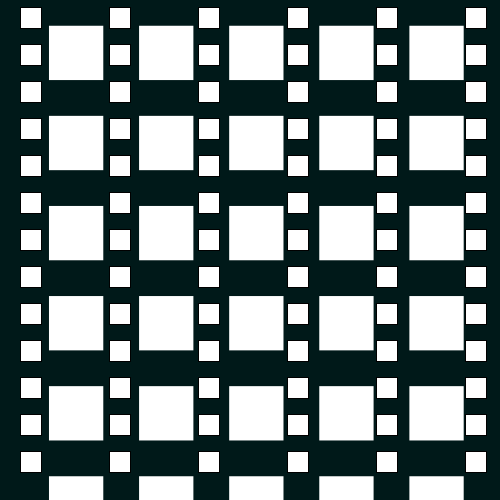
Frame 1 (no input)
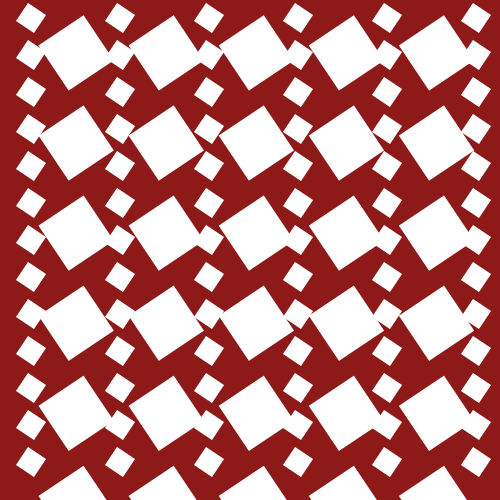
Frame 60 (the mouse pressed at the canvas centre just before this capture)
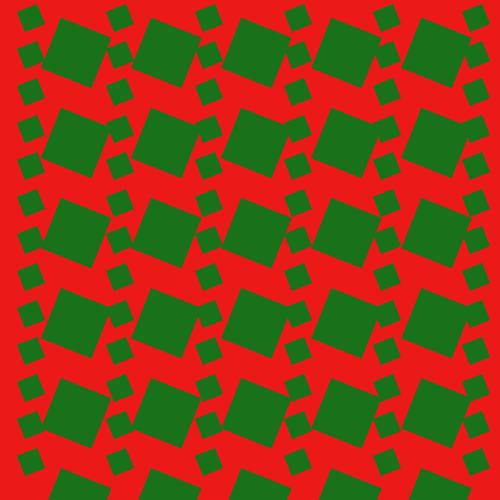
Frame 120 (the mouse held since frame 60 and released just before this capture)

The Processing sketch that drew these frames (run headless with seeded random() and noise(); from frame 60 on, the mouse is pressed at the canvas centre):

// Processing sketch: PlaceholderSketch
// ── PlaceholderSketch.pde
// This is just a simple sketch which was written as a refresher
// to using 2D transformations

float a;
float b;

void setup()
{
  size(500, 500);
  rectMode(CENTER);
  colorMode(RGB,1,1,1,1);
}

void draw()
{
  background(abs(sin(a)),0.1,0.1);
  for (int i = 0; i < 6; i++) {
    for (int j = 0; j<13; j++) {
      
      square1(31+89*i, 18+37*j);
    }
  }
  for(int i = 0; i < 5; i++){
    for(int j = 0; j < 6; j++){
      
      square2(76.1324+90.1*i,52.9105+90.1*j);
    }
  }
  
  a += 0.01;
  b -= 0.01;
}

void square1(float x, float y)
{
  if(frameCount%100==0) fill(random(1),0.4,0.4);
  
  pushMatrix();
    translate(x, y);
    rotate(a);
    rect(0, 0, 21.7, 21.7);
    rectMode(CENTER);
  popMatrix();
}

void square2(float x, float y)
{
  if(frameCount%100==0) fill(0.1,random(1),0.1);
  pushMatrix();
    noStroke();
    translate(x, y);
    rotate(b);
    rect(0, 0, 54.319, 54.319);
    rectMode(CENTER);
  popMatrix();
}
